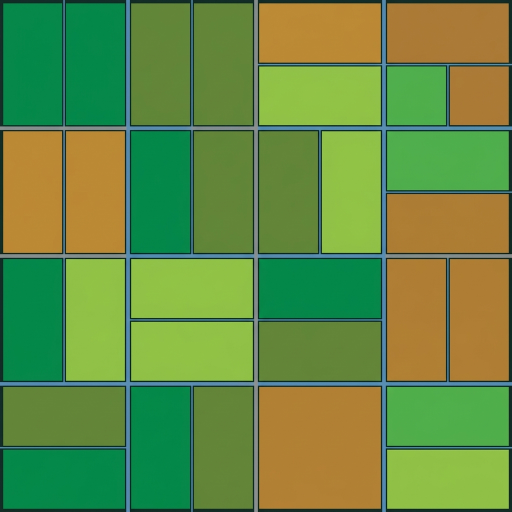
#> input picture data/sample/images/sample_image_1.png, 1024 x 1024 px (shown at 1/2 size); its folder holds only this picture in this run
$ python generate_dirty_dataset.py
#> lines starting #> are read from the running program, lines starting #| are printed output that depends on the picture
"""Dirty Dataset Generator & Adversarial Fixture Verifier (Task Card T0.5)."""

import argparse
import hashlib
import json
import random
import sys
from pathlib import Path
from PIL import Image, ImageEnhance, ImageOps

SYNONYMS = {
    "truth": "reality",
    "acknowledged": "recognized",
    "possession": "ownership",
    "fortune": "wealth",
    "want": "need",
    "wife": "spouse",
    "feeling": "emotion",
    "views": "perspectives",
    "entering": "stepping into",
    "neighbourhood": "community",
    "fixed": "settled",
    "rightful": "legitimate",
    "property": "belonging",
    "morning": "dawn",
    "dreams": "slumber",
    "transformed": "metamorphosed",
    "bed": "mattress",
    "horrible": "dreadful",
    "vermin": "creature",
    "armor-like": "shield-like",
    "back": "spine",
    "lifted": "raised",
    "brown": "dusky",
    "belly": "abdomen",
    "divided": "sectioned",
    "arches": "curves",
    "quilt": "blanket",
    "sliding": "slipping",
    "helplessly": "powerlessly",
    "numerous": "countless",
    "pitifully": "pathetically",
    "glance": "gaze",
    "window": "casement",
    "weather": "climate",
    "drops": "droplets",
}


# [18 lines left out: function paraphrase_text, not called in this run]


def perturb_image(img: Image.Image, seed: int = 42) -> Image.Image:
    """Apply 95-98% crop, LANCZOS resize, and JPEG recompression to evade exact hashing."""
    import io
    rng = random.Random(seed)
    w, h = img.size
    crop_factor = rng.uniform(0.96, 0.98)
    new_w, new_h = int(w * crop_factor), int(h * crop_factor)
    left = (w - new_w) // 2
    top = (h - new_h) // 2

    cropped = img.crop((left, top, left + new_w, top + new_h))
    resized = cropped.resize((w, h), resample=Image.Resampling.LANCZOS)

    # JPEG recompression to modify low-level bitstream
    buf = io.BytesIO()
    resized.save(buf, format="JPEG", quality=90)
    buf.seek(0)
    recompressed = Image.open(buf)
    return ImageOps.autocontrast(recompressed)


def generate_dataset(output_dir: Path, ref_index_dir: Path, seed: int = 42) -> dict:
    """Generate 10 dirty text and 10 dirty image assets with source attribution manifest."""
    output_dir.mkdir(parents=True, exist_ok=True)
    manifest = {"generated_at_seed": seed, "assets": []}

    # Generate text assets
    text_ref_dir = ref_index_dir / "texts"
    ref_texts = sorted(list(text_ref_dir.glob("*.txt")))[:10]
    for idx, ref_file in enumerate(ref_texts, start=1):
        content = ref_file.read_text(encoding="utf-8")
        dirty_content = paraphrase_text(content, seed=seed + idx)
        out_name = f"dirty_text_{idx:02d}.public_domain"
        out_file = output_dir / out_name
        out_file.write_text(dirty_content, encoding="utf-8")

        ref_hash = hashlib.sha256(content.encode("utf-8")).hexdigest()
        dirty_hash = hashlib.sha256(dirty_content.encode("utf-8")).hexdigest()

        manifest["assets"].append({
            "asset_id": out_name,
            "track": "TEXT",
            "source_reference_file": ref_file.name,
            "reference_sha256": f"sha256:{ref_hash}",
            "dirty_sha256": f"sha256:{dirty_hash}",
            "exact_hash_match": ref_hash == dirty_hash,
        })

    # Generate image assets
    img_ref_dir = ref_index_dir / "images"
    ref_imgs = sorted(list(img_ref_dir.glob("*.png")))[:10]
    for idx, ref_file in enumerate(ref_imgs, start=1):
        with Image.open(ref_file) as img:
            dirty_img = perturb_image(img, seed=seed + idx)
            out_name = f"dirty_image_{idx:02d}.public_domain"
            out_file = output_dir / out_name
            dirty_img.save(out_file, format="PNG")

            with open(ref_file, "rb") as f:
                ref_hash = hashlib.sha256(f.read()).hexdigest()
            with open(out_file, "rb") as f:
                dirty_hash = hashlib.sha256(f.read()).hexdigest()

            manifest["assets"].append({
                "asset_id": out_name,
                "track": "IMAGE",
                "source_reference_file": ref_file.name,
                "reference_sha256": f"sha256:{ref_hash}",
                "dirty_sha256": f"sha256:{dirty_hash}",
                "exact_hash_match": ref_hash == dirty_hash,
            })

    manifest_file = output_dir / "manifest.json"
    manifest_file.write_text(json.dumps(manifest, indent=2), encoding="utf-8")
    return manifest


# [26 lines left out: function check_dirty_dataset, not called in this run]


def main():
    parser = argparse.ArgumentParser(description="TraceAI Dirty Dataset Generator (T0.5)")
    parser.add_argument("--check", action="store_true", help="Verify existing dirty dataset fixture")
    parser.add_argument("--output-dir", default="./mock_data/dirty_dataset", help="Output directory")
    parser.add_argument("--ref-dir", default="./mock_data/copyright_index", help="Reference index directory")
    parser.add_argument("--seed", type=int, default=42, help="Random seed")
    args = parser.parse_args()

    out_dir = Path(args.output_dir)
    ref_dir = Path(args.ref_dir)

    if args.check:
        success = check_dirty_dataset(out_dir, ref_dir)
        sys.exit(0 if success else 1)

    print(f"Generating dirty dataset in {out_dir} from {ref_dir} (seed={args.seed})...")
    manifest = generate_dataset(out_dir, ref_dir, seed=args.seed)
#> in generate_dataset, img is the input picture: PIL image 1024x1024 RGB; mean R, G, B 101.5, 139, 66.4
#> in perturb_image, `cropped = img.crop((left, top, left + new_w, top + new_h))`:
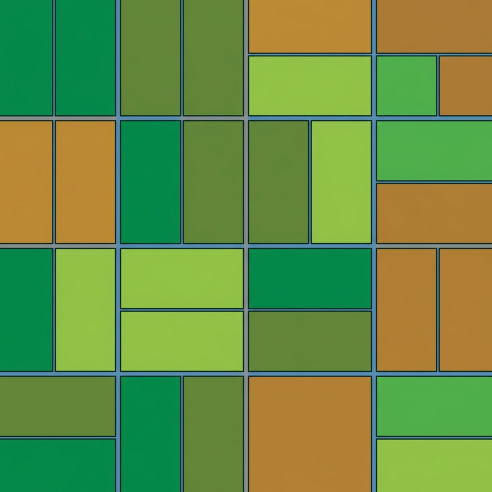
#> cropped: PIL image 983x983 RGB (shown at 1/2 size); mean R, G, B 103.6, 141.6, 67.2
#> in perturb_image, `resized = cropped.resize((w, h), resample=Image.Resampling.LANCZOS)`:
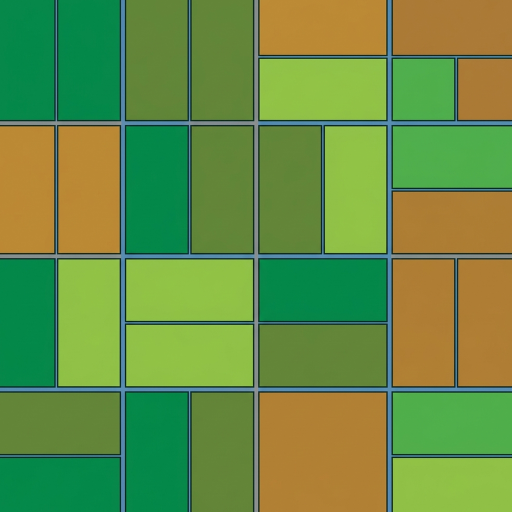
#> resized: PIL image 1024x1024 RGB (shown at 1/2 size); mean R, G, B 103.6, 141.6, 67.2
#> in perturb_image, `return ImageOps.autocontrast(recompressed)`:
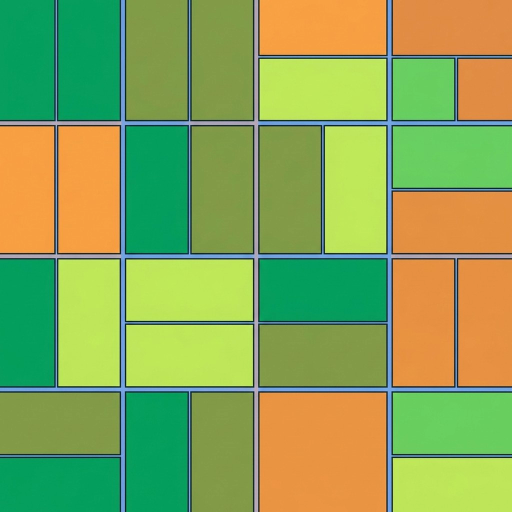
#> returned value: PIL image 1024x1024 RGB (shown at 1/2 size); mean R, G, B 136.5, 165.1, 85.5
    print(f"Done. Generated {len(manifest['assets'])} dirty assets with manifest.json.")


if __name__ == "__main__":
    main()

$ run again, on data/sample/images/sample_image_2.png
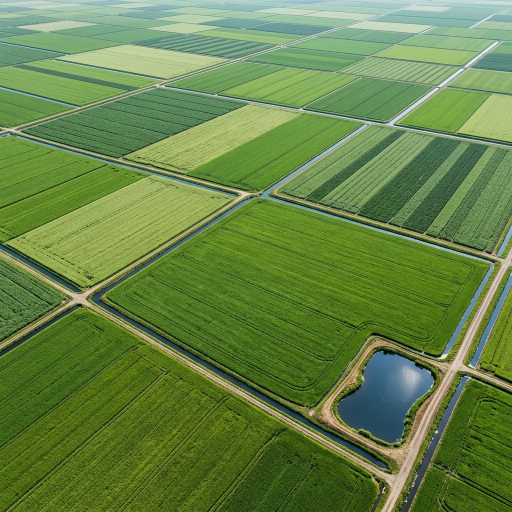
#> input picture data/sample/images/sample_image_2.png, 1024 x 1024 px (shown at 1/2 size)
#> in generate_dataset, img is the input picture: PIL image 1024x1024 RGB; mean R, G, B 102.3, 132.3, 70.5
#> in perturb_image, `cropped = img.crop((left, top, left + new_w, top + new_h))`:
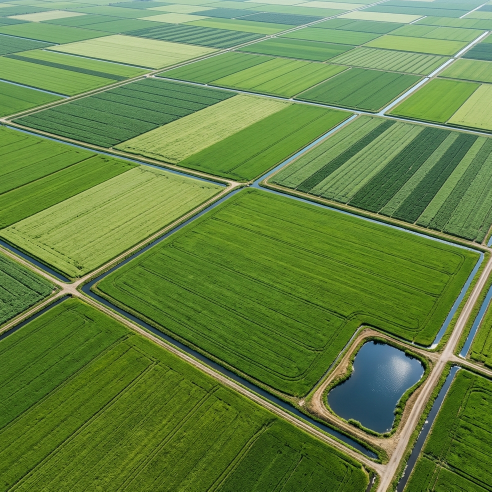
#> cropped: PIL image 983x983 RGB (shown at 1/2 size); mean R, G, B 101.6, 131.7, 68.9
#> in perturb_image, `resized = cropped.resize((w, h), resample=Image.Resampling.LANCZOS)`:
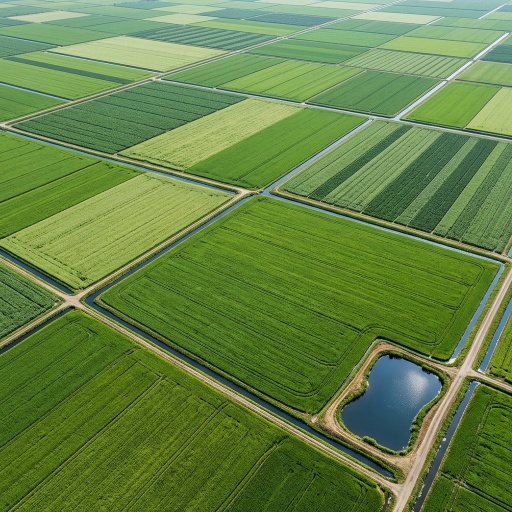
#> resized: PIL image 1024x1024 RGB (shown at 1/2 size); mean R, G, B 101.6, 131.7, 69

$ run again, on data/sample/images/sample_image_3.png
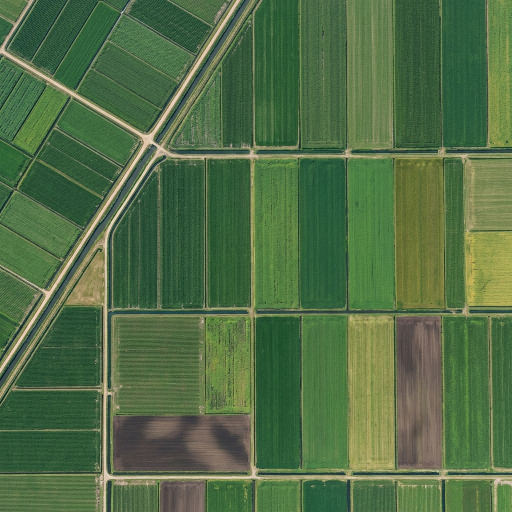
#> input picture data/sample/images/sample_image_3.png, 1024 x 1024 px (shown at 1/2 size)
#> in generate_dataset, img is the input picture: PIL image 1024x1024 RGB; mean R, G, B 81.6, 109.4, 69.9
#> in perturb_image, `cropped = img.crop((left, top, left + new_w, top + new_h))`:
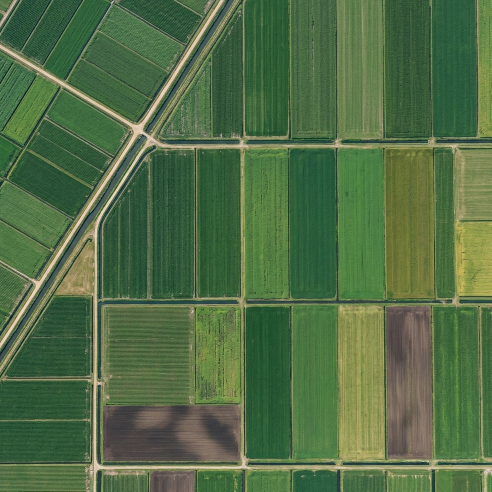
#> cropped: PIL image 983x983 RGB (shown at 1/2 size); mean R, G, B 81.4, 109, 69.7
#> in perturb_image, `return ImageOps.autocontrast(recompressed)`:
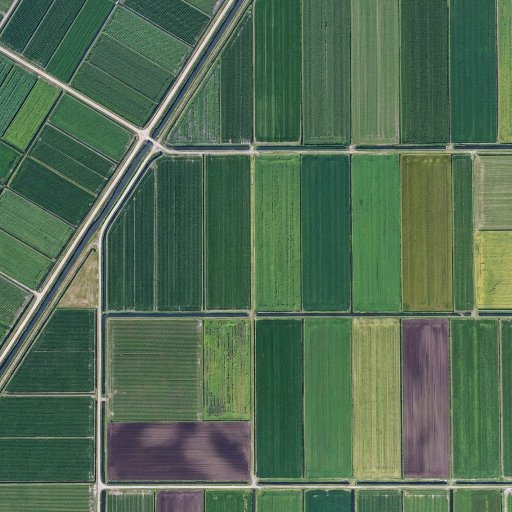
#> returned value: PIL image 1024x1024 RGB (shown at 1/2 size); mean R, G, B 81.4, 108, 83
